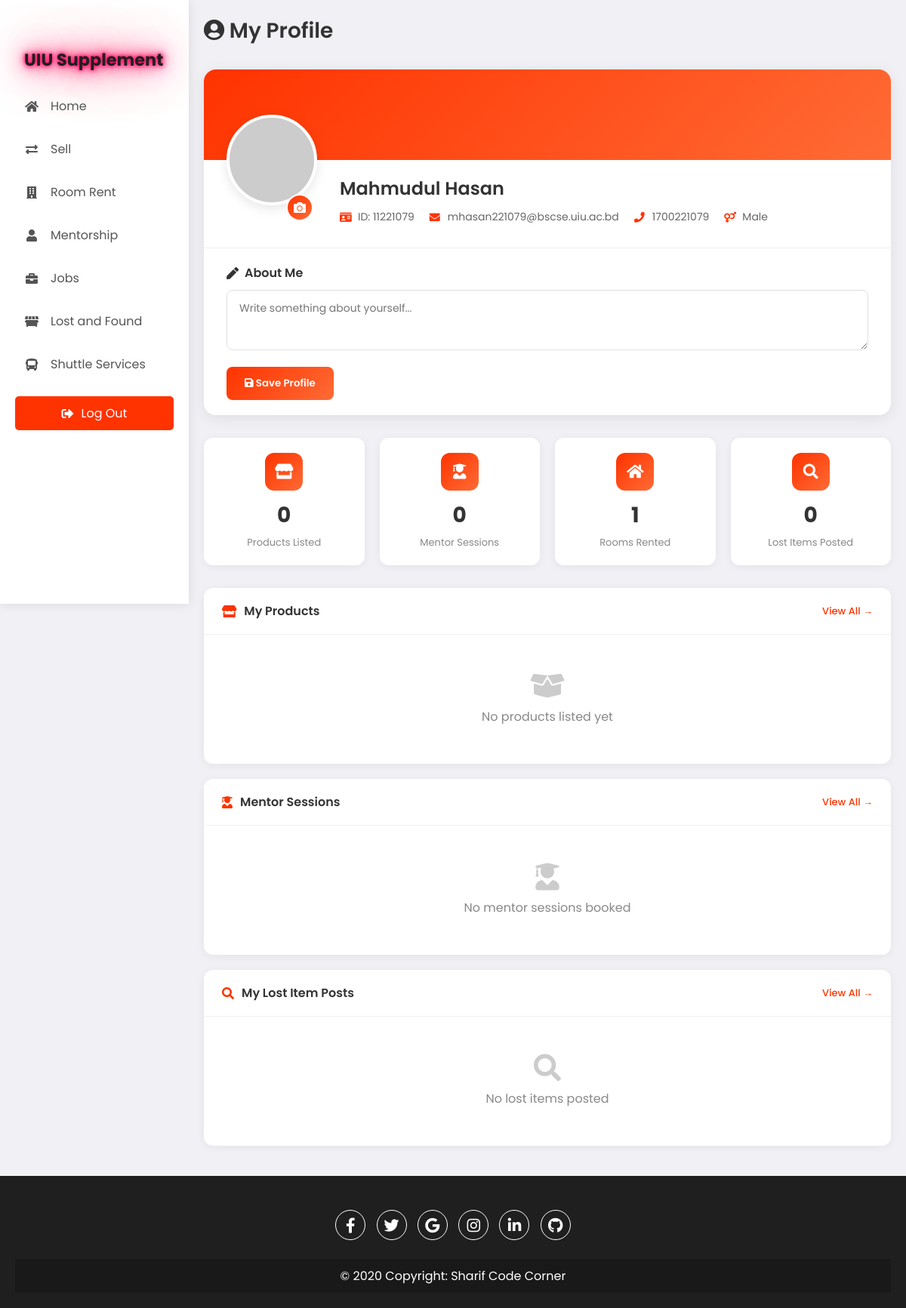
The app's page /useraccount.php (signed in) with its own data.
### tables this page shows
CREATE TABLE `users` (
  `id` int(11) NOT NULL,
  `username` varchar(50) DEFAULT NULL,
  `email` varchar(100) DEFAULT NULL,
  `Gender` enum('m','f','o') NOT NULL,
  `password_hash` varchar(255) DEFAULT NULL,
  `mobilenumber` varchar(20) NOT NULL,
  `created_at` timestamp NOT NULL DEFAULT current_timestamp(),
  `is_mentor` tinyint(1) DEFAULT 0 COMMENT 'Whether user is an approved mentor'
);

### useraccount.php (the view, shortened to what this page needs)
<?php
$servername = "localhost";
$username = "root";
$password = "";
$dbname = "uiusupplements";
$conn = new mysqli($servername, $username, $password, $dbname);
$userId = $_SESSION['user_id'];
$stmt = $conn->prepare("SELECT username, email, gender, mobilenumber FROM users WHERE id = ?");
$stmt->bind_param("i", $userId);
$stmt->execute();
$result = $stmt->get_result();
if ($result->num_rows > 0) {
    $user = $result->fetch_assoc();
} else {
    echo "User not found.";
    exit();
}
$stmt = $conn->prepare("SELECT user_photo, user_bio FROM user_profiles WHERE user_id = ?");
$stmt->bind_param("i", $userId);
$stmt->execute();
$result = $stmt->get_result();
if ($result->num_rows > 0) {
    $profile = $result->fetch_assoc();
    if (empty($profile['user_photo'])) {
        $profile['user_photo'] = 'https://via.placeholder.com/150?text=' . substr($user['username'], 0, 1);
    }
} else {
    $profile = ['user_photo' => 'https://via.placeholder.com/150?text=' . substr($user['username'], 0, 1), 'user_bio' => ''];
}
$stmt = $conn->prepare("SELECT rented_room_id FROM rentedrooms WHERE rented_user_id = ?");
$stmt->bind_param("i", $userId);
$stmt->execute();
$rentedRoomsResult = $stmt->get_result();
$rentedRooms = [];
while ($row = $rentedRoomsResult->fetch_assoc()) {
    $rentedRooms[] = $row;
}
$stmt = $conn->prepare("SELECT r.session_id, r.session_date, r.status, m.name AS mentor_name
                        FROM request_mentorship_session r
                        JOIN uiumentorlist m ON r.mentor_id = m.id
                        WHERE r.user_id = ?
                        ORDER BY r.session_date DESC LIMIT 5");
$stmt->bind_param("i", $userId);
$stmt->execute();
$mentorSessions = $stmt->get_result()->fetch_all(MYSQLI_ASSOC);
$stmt = $conn->prepare("SELECT id, product_name, price, status FROM products WHERE user_id = ? ORDER BY id DESC LIMIT 5");
$stmt->bind_param("i", $userId);
$stmt->execute();
$products = $stmt->get_result()->fetch_all(MYSQLI_ASSOC);
$stmt = $conn->prepare("SELECT id, category, foundPlace, claim_status FROM lost_and_found WHERE user_id = ? ORDER BY id DESC LIMIT 5");
$stmt->bind_param("i", $userId);
$stmt->execute();
$lostItems = $stmt->get_result()->fetch_all(MYSQLI_ASSOC);
?>
<!DOCTYPE html>
<html lang="en">
<head>
    <link rel="stylesheet" href="https://cdnjs.cloudflare.com/ajax/libs/font-awesome/5.15.4/css/all.min.css">
    <link rel="stylesheet" href="assets/css/index.css">
</head>
<body>
    <div class="container">
        <nav>
            <ul>
                <li><a href="uiusupplementhomepage.php" class="logo">
                    <h1 class="styled-title">UIU Supplement</h1>
                </a></li>
                <li><a href="uiusupplementhomepage.php">
                    <i class="fas fa-home"></i>
                    <span class="nav-item">Home</span>
                </a></li>
                <li><a href="SellAndExchange.php">
                    <i class="fas fa-exchange-alt"></i>
                    <span class="nav-item">Sell</span>
                </a></li>
                <li><a href="availablerooms.php">
                    <i class="fas fa-building"></i>
                    <span class="nav-item">Room Rent</span>
                </a></li>
                <li><a href="browsementors.php">
                    <i class="fas fa-user"></i>
                    <span class="nav-item">Mentorship</span>
                </a></li>
                <li><a href="parttimejob.php">
                    <i class="fas fa-briefcase"></i>
                    <span class="nav-item">Jobs</span>
                </a></li>
                <li><a href="lostandfound.php">
                    <i class="fas fa-dumpster"></i>
                    <span class="nav-item">Lost and Found</span>
                </a></li>
                <li><a href="shuttle_tracking_system.php">
                    <i class="fas fa-bus"></i>
                    <span class="nav-item">Shuttle Services</span>
                </a></li>
            </ul>
            <a href="uiusupplementlogin.html" class="logout-btn">
                <i class="fas fa-sign-out-alt"></i> Log Out
            </a>
        </nav>
        <section class="main">
            <div class="profile-page">
                <div class="page-header">
                    <h1 class="page-title"><i class="fas fa-user-circle"></i> My Profile</h1>
                </div>
                <form action="useraccount.php" method="POST" enctype="multipart/form-data">
                    <div class="profile-card">
                        <div class="profile-cover"></div>
                        <div class="profile-main">
                            <div class="profile-photo-wrapper">
                                <img src="<?php echo htmlspecialchars($profile['user_photo']); ?>"
                                     alt="Profile Photo" class="profile-photo" id="profilePhoto">
                                <label class="photo-upload-btn" title="Change Photo">
                                    <i class="fas fa-camera"></i>
                                </label>
                            </div>
                            <div class="profile-info">
                                <h2 class="profile-name"><?php echo htmlspecialchars($user['username']); ?></h2>
                                <div class="profile-details">
                                    <div class="profile-detail">
                                        <i class="fas fa-id-card"></i>
                                        <span>ID: <?php echo htmlspecialchars($userId); ?></span>
                                    </div>
                                    <div class="profile-detail">
                                        <i class="fas fa-envelope"></i>
                                        <span><?php echo htmlspecialchars($user['email']); ?></span>
                                    </div>
                                    <div class="profile-detail">
                                        <i class="fas fa-phone"></i>
                                        <span><?php echo htmlspecialchars($user['mobilenumber']); ?></span>
                                    </div>
                                    <div class="profile-detail">
                                        <i class="fas fa-venus-mars"></i>
                                        <span><?php echo $user['gender'] == 'm' ? 'Male' : ($user['gender'] == 'f' ? 'Female' : 'Other'); ?></span>
                                    </div>
                                </div>
                            </div>
                        </div>
                        <div class="bio-section">
                            <div class="bio-label"><i class="fas fa-pen"></i> About Me</div>
                            <textarea class="bio-textarea" name="user_bio" placeholder="Write something about yourself..."><?php echo htmlspecialchars($profile['user_bio']); ?></textarea>
                            <button type="submit" class="save-btn">
                                <i class="fas fa-save"></i> Save Profile
                            </button>
                        </div>
                    </div>
                </form>
                <div class="stats-grid">
                    <div class="stat-card">
                        <div class="stat-icon"><i class="fas fa-store"></i></div>
                        <div class="stat-value"><?php echo count($products); ?></div>
                        <div class="stat-label">Products Listed</div>
                    </div>
                    <div class="stat-card">
                        <div class="stat-icon"><i class="fas fa-user-graduate"></i></div>
                        <div class="stat-value"><?php echo count($mentorSessions); ?></div>
                        <div class="stat-label">Mentor Sessions</div>
                    </div>
                    <div class="stat-card">
                        <div class="stat-icon"><i class="fas fa-home"></i></div>
                        <div class="stat-value"><?php echo count($rentedRooms); ?></div>
                        <div class="stat-label">Rooms Rented</div>
                    </div>
                    <div class="stat-card">
                        <div class="stat-icon"><i class="fas fa-search"></i></div>
                        <div class="stat-value"><?php echo count($lostItems); ?></div>
                        <div class="stat-label">Lost Items Posted</div>
                    </div>
                </div>
                <div class="section-card">
                    <div class="section-header">
                        <div class="section-title"><i class="fas fa-store"></i> My Products</div>
                        <a href="myselllist.php" class="view-all-btn">View All →</a>
                    </div>
                    <div class="section-body">
                        <?php if (!empty($products)): ?>
                            <?php foreach ($products as $product): ?>
                                <div class="list-item">
                                    <div class="list-item-info">
                                        <div class="list-item-title"><?php echo htmlspecialchars($product['product_name']); ?></div>
                                        <div class="list-item-subtitle">৳<?php echo number_format($product['price']); ?></div>
                                    </div>
                                    <span class="status-badge status-<?php echo strtolower($product['status'] ?? 'available'); ?>">
                                        <?php echo htmlspecialchars($product['status'] ?? 'Available'); ?>
                                    </span>
                                </div>
                            <?php endforeach; ?>
                        <?php else: ?>
                            <div class="empty-state">
                                <i class="fas fa-box-open"></i>
                                <p>No products listed yet</p>
                            </div>
                        <?php endif; ?>
                    </div>
                </div>
                <div class="section-card">
                    <div class="section-header">
                        <div class="section-title"><i class="fas fa-user-graduate"></i> Mentor Sessions</div>
                        <a href="mymentors.php" class="view-all-btn">View All →</a>
                    </div>
                    <div class="section-body">
                        <?php if (!empty($mentorSessions)): ?>
                            <?php foreach ($mentorSessions as $session): ?>
                                <div class="list-item">
                                    <div class="list-item-info">
                                        <div class="list-item-title"><?php echo htmlspecialchars($session['mentor_name']); ?></div>
                                        <div class="list-item-subtitle"><?php echo date('M d, Y', strtotime($session['session_date'])); ?></div>
                                    </div>
                                    <span class="status-badge status-<?php echo strtolower($session['status']); ?>">
                                        <?php echo htmlspecialchars($session['status']); ?>
                                    </span>
                                </div>
                            <?php endforeach; ?>
                        <?php else: ?>
                            <div class="empty-state">
                                <i class="fas fa-user-graduate"></i>
                                <p>No mentor sessions booked</p>
                            </div>
                        <?php endif; ?>
                    </div>
                </div>
                <div class="section-card">
                    <div class="section-header">
                        <div class="section-title"><i class="fas fa-search"></i> My Lost Item Posts</div>
                        <a href="lostandfound.php?my=1" class="view-all-btn">View All →</a>
                    </div>
                    <div class="section-body">
                        <?php if (!empty($lostItems)): ?>
                            <?php foreach ($lostItems as $item): ?>
                                <div class="list-item">
                                    <div class="list-item-info">
                                        <div class="list-item-title"><?php echo htmlspecialchars($item['category']); ?></div>
                                        <div class="list-item-subtitle">Found at: <?php echo htmlspecialchars($item['foundPlace']); ?></div>
                                    </div>
                                    <span class="status-badge <?php echo $item['claim_status'] ? 'status-claimed' : 'status-available'; ?>">
                                        <?php echo $item['claim_status'] ? 'Claimed' : 'Unclaimed'; ?>
                                    </span>
                                </div>
                            <?php endforeach; ?>
                        <?php else: ?>
                            <div class="empty-state">
                                <i class="fas fa-search"></i>
                                <p>No lost items posted</p>
                            </div>
                        <?php endif; ?>
                    </div>
                </div>
            </div>
        </section>
    </div>
    <footer class="footer">
        <div class="social-icons">
            <a href="https://www.facebook.com/sharif.me2018"><i class="fab fa-facebook-f"></i></a>
            <a href="#"><i class="fab fa-twitter"></i></a>
            <a href="#"><i class="fab fa-google"></i></a>
            <a href="https://www.instagram.com/shariful_islam10"><i class="fab fa-instagram"></i></a>
            <a href="#"><i class="fab fa-linkedin-in"></i></a>
            <a href="https://www.github.com/sharif2023"><i class="fab fa-github"></i></a>
        </div>
        <div class="copyright">
            &copy; 2020 Copyright: <a href="https://www.youtube.com/@SHARIFsCODECORNER">Sharif Code Corner</a>
        </div>
    </footer>
</body>
</html>

### assets/css/index.css (style rules this page uses)
* { margin: 0; padding: 0; box-sizing: border-box; font-family: "Poppins", sans-serif; }
body { margin: 0; font-family: Arial, sans-serif; display: flex; flex-direction: column; min-height: 100vh; background-color: #f0f0f5; }
.container { display: flex; min-height: 100vh; position: relative; }
nav { width: 100%; max-width: 250px; background-color: #fff; padding: 20px; height: 100vh; max-height: 100vh; overflow-y: auto; box-shadow: 0 0 15px rgba(0, 0, 0, 0.1); position: fixed; top: 0; left: 0; transition: top 0.3s ease-in-out; z-index: 1000; }
.styled-title { font-size: 1.4rem; color: #1F1F1F; font-weight: 700; text-shadow: 0 0 5px #ff005e, 0 0 10px #ff005e, 0 0 20px #ff005e, 0 0 40px #ff005e, 0 0 80px #ff005e; animation: glow 1.5s infinite alternate; }
nav ul { list-style-type: none; padding-top: 20px; padding-left: 0; margin: 0; }
nav ul li { margin: 12px 0; }
nav ul li a { color: #555; font-size: 16px; display: flex; align-items: center; padding: 10px 12px; text-decoration: none; border-radius: 8px; transition: all 0.2s ease; }
nav ul li a i { width: 20px; text-align: center; font-size: 16px; }
nav ul li a .nav-item { margin-left: 15px; }
.logout-btn { background-color: #FF3300; color: white; padding: 10px 20px; text-align: center; border-radius: 5px; display: flex; justify-content: center; align-items: center; font-size: 16px; margin-top: 20px; cursor: pointer; text-decoration: none; }
.logout-btn i { margin-right: 10px; }
.main { flex: 1; margin-left: 250px; padding: 40px; }
.footer { background-color: #1F1F1F; color: white; text-align: center; padding: 20px; width: 100%; position: relative; }
.social-icons { margin: 20px 0; }
.social-icons a { display: inline-block; width: 40px; height: 40px; line-height: 40px; margin: 5px; background-color: transparent; color: white; border: 1px solid white; border-radius: 50%; text-align: center; text-decoration: none; font-size: 20px; }
.copyright { background-color: rgba(0, 0, 0, 0.2); padding: 10px; margin-top: 10px; }
.copyright a { color: white; text-decoration: none; }
@media (max-width: 1200px) { .main { padding: 20px; } }

### records on screen
users: username "Mahmudul Hasan", email "mhasan221079@bscse.uiu.ac.bd", mobilenumber "1700221079"

### other values on screen
$userId "11221079"
count($products) "0"
count($mentorSessions) "0"
count($rentedRooms) "1"
count($lostItems) "0"
